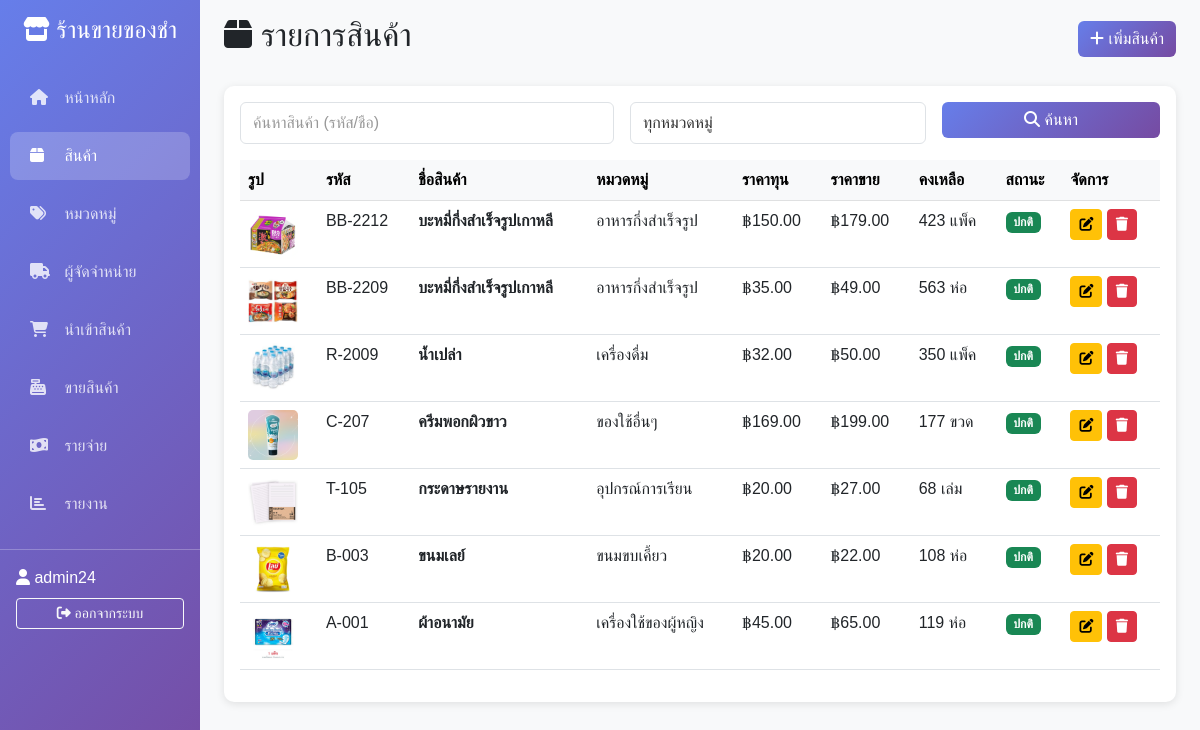
Screenshot of /products/ (signed in) with the database file from the repository.
### inventory/models.py (models this page shows, shortened)
class Product(models.Model):
    code = models.CharField(max_length=50, unique=True, verbose_name="รหัสสินค้า")
    name = models.CharField(max_length=200, verbose_name="ชื่อสินค้า")
    category = models.ForeignKey(Category, on_delete=models.SET_NULL, null=True, verbose_name="หมวดหมู่")
    description = models.TextField(blank=True, verbose_name="รายละเอียด")
    unit = models.CharField(max_length=50, default="ชิ้น", verbose_name="หน่วย")
    cost_price = models.DecimalField(max_digits=10, decimal_places=2, verbose_name="ราคาทุน")
    selling_price = models.DecimalField(max_digits=10, decimal_places=2, verbose_name="ราคาขาย")
    stock_quantity = models.IntegerField(default=0, verbose_name="จำนวนคงเหลือ")
    min_stock = models.IntegerField(default=10, verbose_name="จำนวนขั้นต่ำ")
    image = models.ImageField(upload_to='products/', blank=True, null=True, verbose_name="รูปภาพ")
    created_at = models.DateTimeField(auto_now_add=True)
    updated_at = models.DateTimeField(auto_now=True)
    class Meta:
        verbose_name = "สินค้า"
        verbose_name_plural = "สินค้า"
        ordering = ['-created_at']
    @property
    def is_low_stock(self):
        return self.stock_quantity <= self.min_stock

class Category(models.Model):
    name = models.CharField(max_length=100, verbose_name="ชื่อหมวดหมู่")
    description = models.TextField(blank=True, verbose_name="รายละเอียด")
    created_at = models.DateTimeField(auto_now_add=True)
    class Meta:
        verbose_name = "หมวดหมู่สินค้า"
        verbose_name_plural = "หมวดหมู่สินค้า"

### inventory/views.py (the view)
# urls.py: path('products/', views.product_list, name='product_list'),
@login_required
def product_list(request):
    products = Product.objects.all()
    search = request.GET.get('search', '')
    category_id = request.GET.get('category', '')
    if search:
        products = products.filter(
            Q(code__icontains=search) |
            Q(name__icontains=search)
        )
    if category_id:
        products = products.filter(category_id=category_id)
    categories = Category.objects.all()
    context = {
        'products': products,
        'categories': categories,
        'search': search,
        'selected_category': category_id,
    }
    return render(request, 'product_list.html', context)

### templates/product_list.html (shortened to what this page needs)
{% extends 'base.html' %}
{% block content %}
<div class="d-flex justify-content-between align-items-center mb-4">
    <h2><i class="fas fa-box"></i> รายการสินค้า</h2>
    <a href="{% url 'product_create' %}" class="btn btn-primary">
        <i class="fas fa-plus"></i> เพิ่มสินค้า
    </a>
</div>
<div class="card">
    <div class="card-body">
        <form method="get" class="row g-3 mb-3">
            <div class="col-md-5">
                <input type="text" name="search" class="form-control" placeholder="ค้นหาสินค้า (รหัส/ชื่อ)" value="{{ search }}">
            </div>
            <div class="col-md-4">
                <select name="category" class="form-control">
                    <option value="">ทุกหมวดหมู่</option>
                </select>
            </div>
            <div class="col-md-3">
                <button type="submit" class="btn btn-primary w-100">
                    <i class="fas fa-search"></i> ค้นหา
                </button>
            </div>
        </form>
        <div class="table-responsive">
            <table class="table table-hover">
                <thead class="table-light">
                    <tr>
                        <th>รูป</th>
                        <th>รหัส</th>
                        <th>ชื่อสินค้า</th>
                        <th>หมวดหมู่</th>
                        <th>ราคาทุน</th>
                        <th>ราคาขาย</th>
                        <th>คงเหลือ</th>
                        <th>สถานะ</th>
                        <th>จัดการ</th>
                    </tr>
                </thead>
                <tbody>
                    {% for product in products %}
                    <tr>
                        <td>
                            {% if product.image %}
                            <img src="{{ product.image.url }}" alt="{{ product.name }}" style="width: 50px; height: 50px; object-fit: cover; border-radius: 5px;">
                            {% else %}
                            <div style="width: 50px; height: 50px; background: #eee; border-radius: 5px; display: flex; align-items: center; justify-content: center;">
                                <i class="fas fa-image text-muted"></i>
                            </div>
                            {% endif %}
                        </td>
                        <td>{{ product.code }}</td>
                        <td><strong>{{ product.name }}</strong></td>
                        <td>{{ product.category.name|default:"-" }}</td>
                        <td>฿{{ product.cost_price|floatformat:2 }}</td>
                        <td>฿{{ product.selling_price|floatformat:2 }}</td>
                        <td>{{ product.stock_quantity }} {{ product.unit }}</td>
                        <td>
                            {% if product.is_low_stock %}
                            <span class="badge bg-danger">ใกล้หมด</span>
                            {% else %}
                            <span class="badge bg-success">ปกติ</span>
                            {% endif %}
                        </td>
                        <td>
                            <a href="{% url 'product_update' product.pk %}" class="btn btn-sm btn-warning">
                                <i class="fas fa-edit"></i>
                            </a>
                            <a href="{% url 'product_delete' product.pk %}" class="btn btn-sm btn-danger">
                                <i class="fas fa-trash"></i>
                            </a>
                        </td>
                    </tr>
                    {% empty %}
                    <tr>
                        <td colspan="9" class="text-center text-muted">ไม่พบสินค้า</td>
                    </tr>
                    {% endfor %}
                </tbody>
            </table>
        </div>
    </div>
</div>
{% endblock %}

### templates/base.html (shortened to what this page needs)
<!DOCTYPE html>
<html lang="th">
<head>
    <link href="https://cdnjs.cloudflare.com/ajax/libs/bootstrap/5.3.0/css/bootstrap.min.css" rel="stylesheet">
    <link href="https://cdnjs.cloudflare.com/ajax/libs/font-awesome/6.4.0/css/all.min.css" rel="stylesheet">
</head>
<body>
    {% if user.is_authenticated %}
    <div class="container-fluid">
        <div class="row">
            <nav class="col-md-2 d-md-block sidebar">
                <div class="position-sticky pt-3">
                    <h4 class="text-white text-center mb-4">
                        <i class="fas fa-store"></i> ร้านขายของชำ
                    </h4>
                    <ul class="nav flex-column">
                        <li class="nav-item">
                            <a class="nav-link {% if request.resolver_match.url_name == 'dashboard' %}active{% endif %}" href="{% url 'dashboard' %}">
                                <i class="fas fa-home"></i> หน้าหลัก
                            </a>
                        </li>
                        <li class="nav-item">
                            <a class="nav-link {% if 'product' in request.resolver_match.url_name %}active{% endif %}" href="{% url 'product_list' %}">
                                <i class="fas fa-box"></i> สินค้า
                            </a>
                        </li>
                        <li class="nav-item">
                            <a class="nav-link {% if 'category' in request.resolver_match.url_name %}active{% endif %}" href="{% url 'category_list' %}">
                                <i class="fas fa-tags"></i> หมวดหมู่
                            </a>
                        </li>
                        <li class="nav-item">
                            <a class="nav-link {% if 'supplier' in request.resolver_match.url_name %}active{% endif %}" href="{% url 'supplier_list' %}">
                                <i class="fas fa-truck"></i> ผู้จัดจำหน่าย
                            </a>
                        </li>
                        <li class="nav-item">
                            <a class="nav-link {% if 'purchase' in request.resolver_match.url_name %}active{% endif %}" href="{% url 'purchase_list' %}">
                                <i class="fas fa-shopping-cart"></i> นำเข้าสินค้า
                            </a>
                        </li>
                        <li class="nav-item">
                            <a class="nav-link {% if 'sale' in request.resolver_match.url_name %}active{% endif %}" href="{% url 'sale_list' %}">
                                <i class="fas fa-cash-register"></i> ขายสินค้า
                            </a>
                        </li>
                        <li class="nav-item">
                            <a class="nav-link {% if 'expense' in request.resolver_match.url_name %}active{% endif %}" href="{% url 'expense_list' %}">
                                <i class="fas fa-money-bill-wave"></i> รายจ่าย
                            </a>
                        </li>
                        <li class="nav-item">
                            <a class="nav-link {% if 'report' in request.resolver_match.url_name %}active{% endif %}" href="{% url 'report_monthly' %}">
                                <i class="fas fa-chart-bar"></i> รายงาน
                            </a>
                        </li>
                    </ul>
                    <hr class="text-white">
                    <div class="px-3">
                        <p class="text-white mb-2">
                            <i class="fas fa-user"></i> {{ user.username }}
                        </p>
                        <a href="{% url 'logout' %}" class="btn btn-outline-light btn-sm w-100">
                            <i class="fas fa-sign-out-alt"></i> ออกจากระบบ
                        </a>
                    </div>
                </div>
            </nav>
            <main class="col-md-10 ms-sm-auto px-md-4">
                <div class="pt-3 pb-2 mb-3">
                    {% block content %}{% endblock %}
                </div>
            </main>
        </div>
    </div>
    {% else %}
    {% block auth_content %}{% endblock %}
    {% endif %}
</body>
</html>

### templates/base.html (style rules this page uses)
body { font-family: 'Sarabun', sans-serif; background-color: #f8f9fa; }
.sidebar { min-height: 100vh; background: linear-gradient(135deg, #667eea 0%, #764ba2 100%); padding: 0; }
.sidebar .nav-link { color: rgba(255,255,255,0.8); padding: 12px 20px; margin: 5px 10px; border-radius: 8px; transition: all 0.3s; }
.sidebar .nav-link:hover, .sidebar .nav-link.active { background-color: rgba(255,255,255,0.2); color: white; }
.sidebar .nav-link i { margin-right: 10px; width: 20px; }
.card { border: none; border-radius: 10px; box-shadow: 0 2px 8px rgba(0,0,0,0.1); margin-bottom: 20px; }
.btn-primary { background: linear-gradient(135deg, #667eea 0%, #764ba2 100%); border: none; }
.table { background-color: white; }
.form-control, .form-select { border: 1px solid #dee2e6; padding: 8px 12px; font-size: 1rem; font-family: 'Sarabun', sans-serif; color: #333; background-color: #fff; transition: border-color 0.3s, box-shadow 0.3s; }
.form-control::placeholder { color: #999; }

### rows the page displays
Product: image (picture), code "BB-2212", name "บะหมี่กึ่งสำเร็จรูปเกาหลี", category.name "อาหารกึ่งสำเร็จรูป", cost_price "150.00", selling_price "179.00", stock_quantity "423", unit "แพ็ค", min_stock "ปกติ"
Product: image (picture), code "BB-2209", name "บะหมี่กึ่งสำเร็จรูปเกาหลี", category.name "อาหารกึ่งสำเร็จรูป", cost_price "35.00", selling_price "49.00", stock_quantity "563", unit "ห่อ", min_stock "ปกติ"
Product: image (picture), code "R-2009", name "น้ำเปล่า", category.name "เครื่องดื่ม", cost_price "32.00", selling_price "50.00", stock_quantity "350", unit "แพ็ค", min_stock "ปกติ"
Product: image (picture), code "C-207", name "ครีมพอกผิวขาว", category.name "ของใช้อื่นๆ", cost_price "169.00", selling_price "199.00", stock_quantity "177", unit "ขวด", min_stock "ปกติ"
Product: image (picture), code "T-105", name "กระดาษรายงาน", category.name "อุปกรณ์การเรียน", cost_price "20.00", selling_price "27.00", stock_quantity "68", unit "เล่ม", min_stock "ปกติ"
Product: image (picture), code "B-003", name "ขนมเลย์", category.name "ขนมขบเคี้ยว", cost_price "20.00", selling_price "22.00", stock_quantity "108", unit "ห่อ", min_stock "ปกติ"
Product: image (picture), code "A-001", name "ผ้าอนามัย", category.name "เครื่องใช้ของผู้หญิง", cost_price "45.00", selling_price "65.00", stock_quantity "119", unit "ห่อ", min_stock "ปกติ"

### other values shown
{{ user.username }} "admin24"
